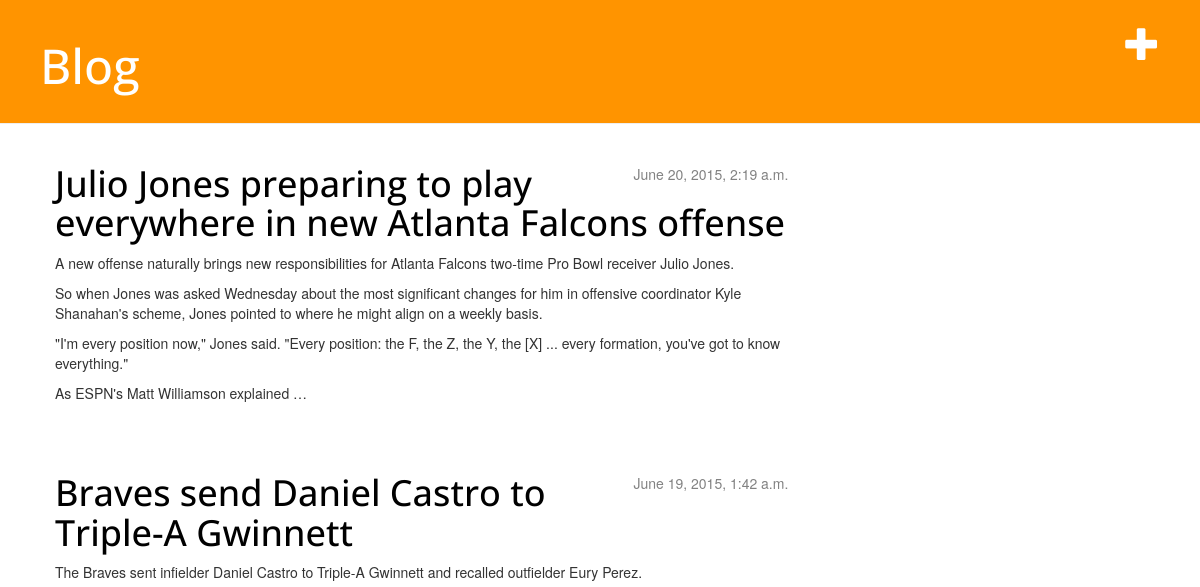
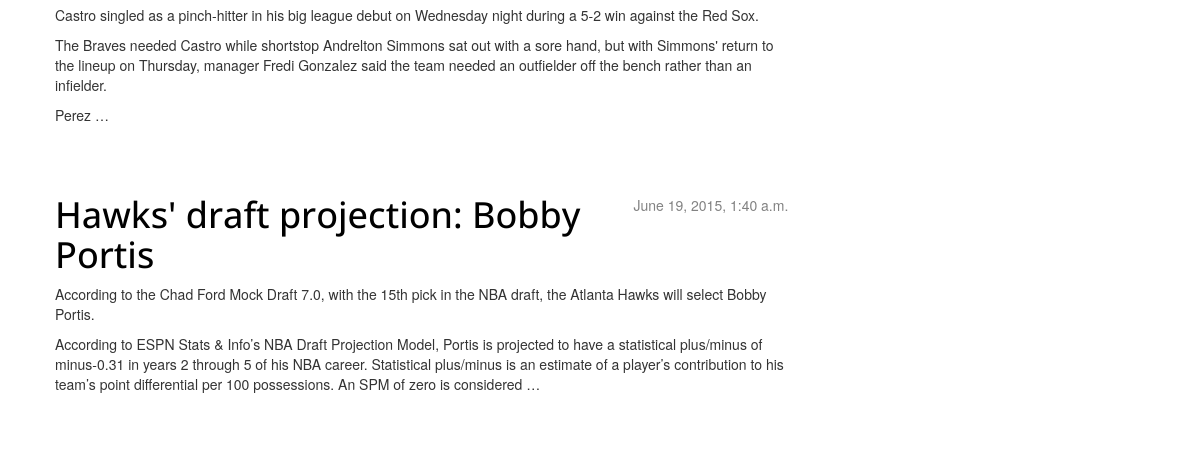
Before: / with the older database file (2 pictures, top to bottom).
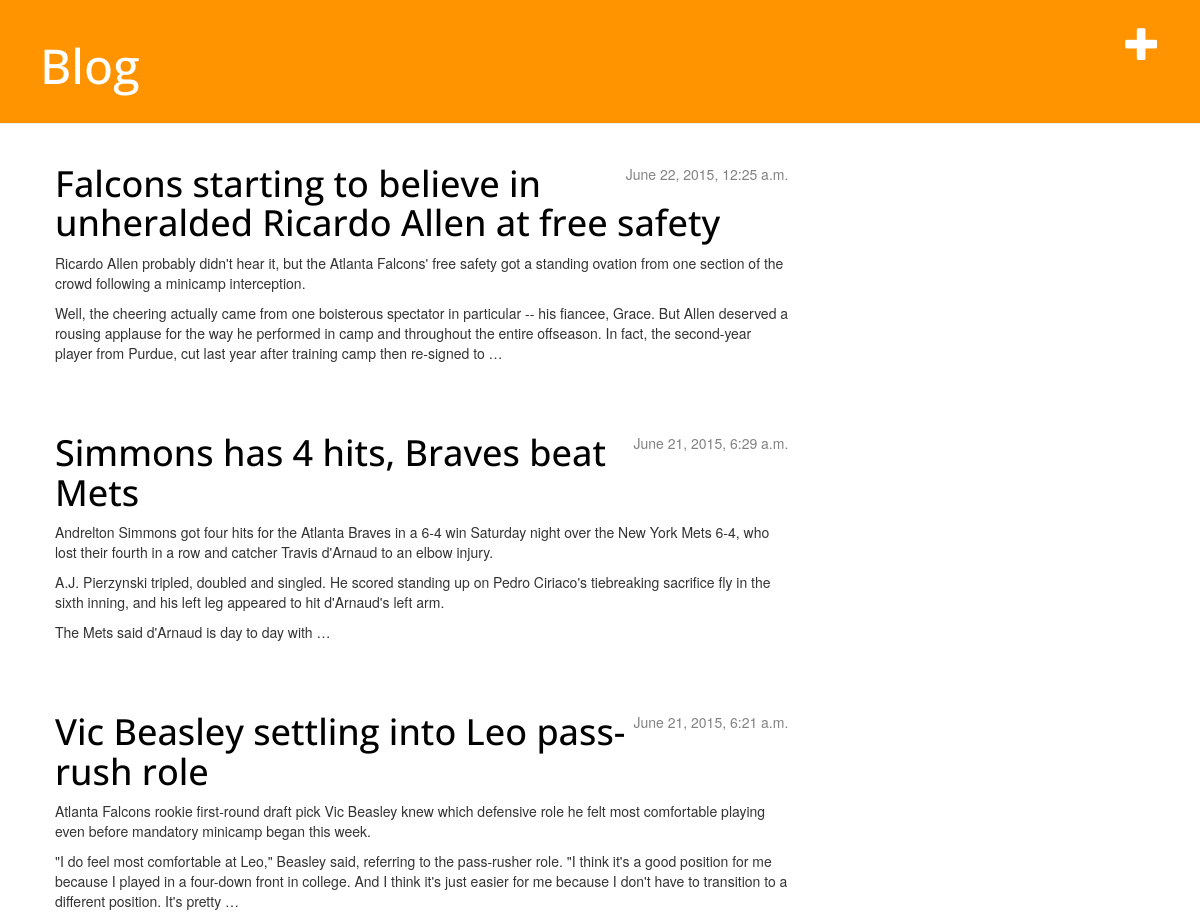
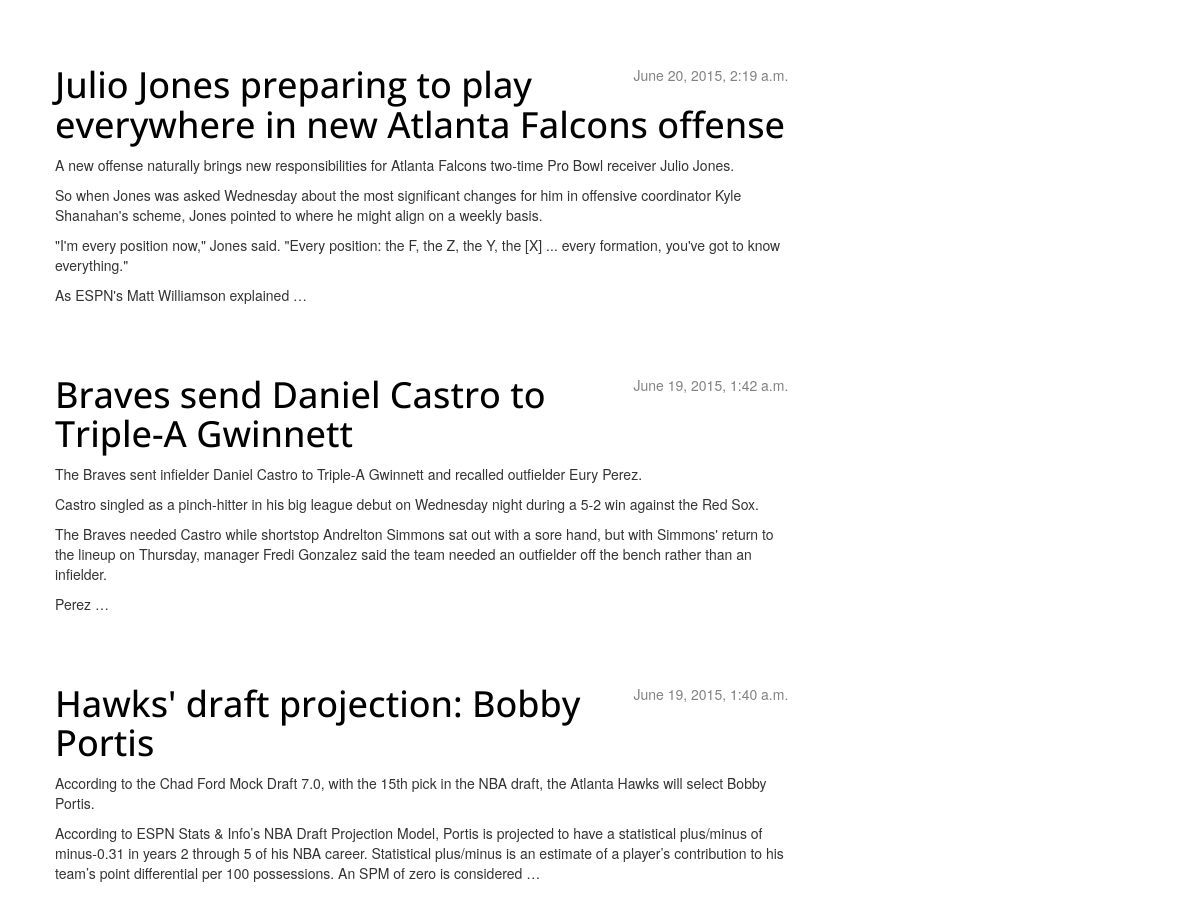
After: the same page with the newer database file (2 pictures, top to bottom).
### blog/models.py (models this page shows, shortened)
class Post(models.Model):
    author = models.ForeignKey('auth.User')
    title = models.CharField(max_length=200)
    text = models.TextField()
    created_date = models.DateTimeField(default=timezone.now)
    published_date = models.DateTimeField(blank=True, null=True)

### blog/views.py (the view)
# urls.py: url(r'^$', views.post_list),
def post_list(request):
    posts = Post.objects.filter(published_date__lte=timezone.now()).order_by('-published_date')
    return render(request, 'blog/post_list.html', {'posts': posts})

### blog/templates/blog/post_list.html
{% extends "blog/base.html" %}
{% block content %}
    {% for post in posts %}
        <div class="post">
            <div class="date">
                {{ post.published_date }}
            </div>
            <h1><a href="{% url "blog.views.post_detail" pk=post.pk %}">{{ post.title }}</a></h1>
            <p>{{ post.text|linebreaks|truncatewords:75 }}</p>
        </div>
    {% endfor %}
{% endblock content %}

### blog/templates/blog/base.html (shortened to what this page needs)
<!DOCTYPE html>
{% load staticfiles %}
<html>
    <head>
        <link rel="stylesheet" href="//maxcdn.bootstrapcdn.com/bootstrap/3.2.0/css/bootstrap.min.css">
        <link rel="stylesheet" href="//maxcdn.bootstrapcdn.com/bootstrap/3.2.0/css/bootstrap-theme.min.css">
        <link rel="stylesheet" href="{% static "css/blog.css" %}">
    </head>
    <body>
        <div class="page-header">
            <a href="{% url "blog.views.post_new" %}" class="top-menu"><span class="glyphicon glyphicon-plus"></span></a>
            <h1><a href="/">Blog</a></h1>
        </div>
        <div class="content container">
            <div class="row">
                <div class="col-md-8">
                {% block content %}
                {% endblock %}
                </div>
            </div>
        </div>
    </body>
</html>

### blog/static/css/blog.css (style rules this page uses)
.page-header { background-color: #ff9400; margin-top: 0; padding: 20px 20px 20px 40px; }
.page-header h1, .page-header h1 a, .page-header h1 a:visited, .page-header h1 a:active { color: #ffffff; font-size: 36pt; text-decoration: none; }
.content { margin-left: 40px; padding-right: 40px; }
h1, h2, h3, h4 { font-family: 'Open Sans', sans-serif; }
.date { float: right; color: #828282; }
.top-menu, .top-menu:hover, .top-menu:visited { color: #ffffff; float: right; font-size: 26pt; margin-right: 20px; }
.post { margin-bottom: 70px; }
.post h1 a, .post h1 a:visited { color: #000000; }

Changed rows visible on the page:
added Post: published_date "June 22, 2015, 12:25 a.m.", title "Falcons starting to believe in unheralded Ricardo Allen at free safety", text "Ricardo Allen probably didn't hear it, but the Atlanta Falcons' free safety got a standing ovation from one section of the crowd following a minicamp interception. Well, the cheering actually came from one boisterous spectator in particular -- his fiancee, Grace. But Allen deserved a rousing applause for the way he performed in camp and throughout the entire offseason. In fact, the second-year player from Purdue, cut last year after training camp then re-signed to …"
added Post: published_date "June 21, 2015, 6:29 a.m.", title "Simmons has 4 hits, Braves beat Mets", text "Andrelton Simmons got four hits for the Atlanta Braves in a 6-4 win Saturday night over the New York Mets 6-4, who lost their fourth in a row and catcher Travis d'Arnaud to an elbow injury. A.J. Pierzynski tripled, doubled and singled. He scored standing up on Pedro Ciriaco's tiebreaking sacrifice fly in the sixth inning, and his left leg appeared to hit d'Arnaud's left arm. The Mets said d'Arnaud is day to day with …"
now on this page (row edited): Post: published_date "June 21, 2015, 6:21 a.m.", title "Vic Beasley settling into Leo pass-rush role", text "Atlanta Falcons rookie first-round draft pick Vic Beasley knew which defensive role he felt most comfortable playing even before mandatory minicamp began this week. \"I do feel most comfortable at Leo,\" Beasley said, referring to the pass-rusher role. \"I think it's a good position for me because I played in a four-down front in college. And I think it's just easier for me because I don't have to transition to a different position. It's pretty …"
